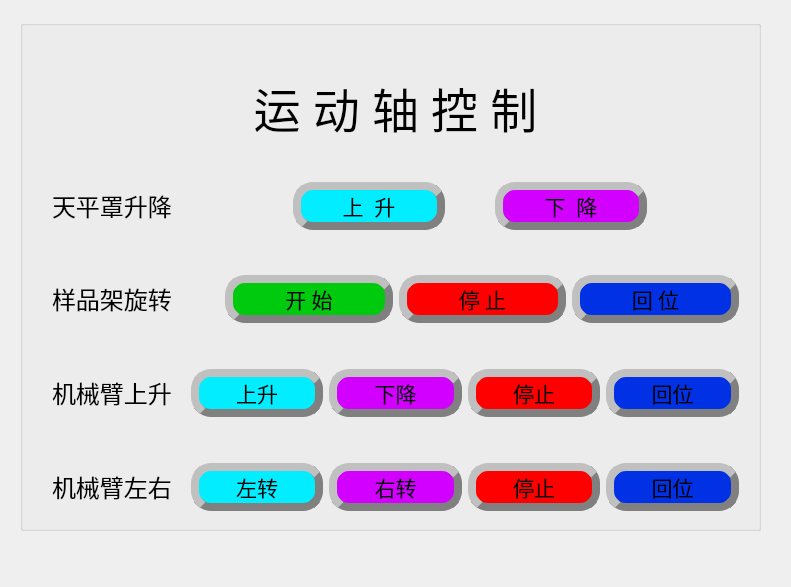
<?xml version="1.0" encoding="UTF-8"?>
<ui version="4.0">
 <class>Form_yj</class>
 <widget class="QWidget" name="Form_yj">
  <property name="geometry">
   <rect>
    <x>0</x>
    <y>0</y>
    <width>791</width>
    <height>587</height>
   </rect>
  </property>
  <property name="windowTitle">
   <string>硬件单步控制</string>
  </property>
  <widget class="QGroupBox" name="groupBox">
   <property name="geometry">
    <rect>
     <x>20</x>
     <y>20</y>
     <width>741</width>
     <height>511</height>
    </rect>
   </property>
   <property name="font">
    <font>
     <family>宋体</family>
     <pointsize>15</pointsize>
     <weight>50</weight>
     <italic>false</italic>
     <bold>false</bold>
    </font>
   </property>
   <property name="title">
    <string/>
   </property>
   <property name="alignment">
    <set>Qt::AlignCenter</set>
   </property>
   <property name="flat">
    <bool>true</bool>
   </property>
   <property name="checkable">
    <bool>false</bool>
   </property>
   <widget class="QWidget" name="layoutWidget">
    <property name="geometry">
     <rect>
      <x>30</x>
      <y>30</y>
      <width>691</width>
      <height>481</height>
     </rect>
    </property>
    <layout class="QVBoxLayout" name="verticalLayout_8">
     <property name="leftMargin">
      <number>2</number>
     </property>
     <property name="topMargin">
      <number>8</number>
     </property>
     <property name="rightMargin">
      <number>2</number>
     </property>
     <property name="bottomMargin">
      <number>0</number>
     </property>
     <item>
      <layout class="QVBoxLayout" name="verticalLayout">
       <item>
        <widget class="QLabel" name="label_8">
         <property name="enabled">
          <bool>true</bool>
         </property>
         <property name="font">
          <font>
           <family>隶书</family>
           <pointsize>35</pointsize>
           <weight>50</weight>
           <italic>false</italic>
           <bold>false</bold>
           <kerning>true</kerning>
          </font>
         </property>
         <property name="layoutDirection">
          <enum>Qt::LeftToRight</enum>
         </property>
         <property name="text">
          <string>运 动 轴 控 制</string>
         </property>
         <property name="alignment">
          <set>Qt::AlignCenter</set>
         </property>
         <property name="textInteractionFlags">
          <set>Qt::LinksAccessibleByMouse</set>
         </property>
        </widget>
       </item>
      </layout>
     </item>
     <item>
      <layout class="QVBoxLayout" name="verticalLayout_7">
       <item>
        <layout class="QHBoxLayout" name="horizontalLayout">
         <property name="spacing">
          <number>50</number>
         </property>
         <property name="leftMargin">
          <number>0</number>
         </property>
         <property name="topMargin">
          <number>20</number>
         </property>
         <property name="rightMargin">
          <number>92</number>
         </property>
         <property name="bottomMargin">
          <number>19</number>
         </property>
         <item alignment="Qt::AlignHCenter">
          <widget class="QLabel" name="label_16">
           <property name="enabled">
            <bool>true</bool>
           </property>
           <property name="minimumSize">
            <size>
             <width>191</width>
             <height>0</height>
            </size>
           </property>
           <property name="font">
            <font>
             <family>华文楷体</family>
             <pointsize>18</pointsize>
             <weight>50</weight>
             <italic>false</italic>
             <bold>false</bold>
            </font>
           </property>
           <property name="focusPolicy">
            <enum>Qt::TabFocus</enum>
           </property>
           <property name="layoutDirection">
            <enum>Qt::LeftToRight</enum>
           </property>
           <property name="text">
            <string>天平罩升降</string>
           </property>
          </widget>
         </item>
         <item>
          <widget class="QPushButton" name="pushButton_9">
           <property name="sizePolicy">
            <sizepolicy hsizetype="Ignored" vsizetype="Preferred">
             <horstretch>0</horstretch>
             <verstretch>0</verstretch>
            </sizepolicy>
           </property>
           <property name="maximumSize">
            <size>
             <width>16777090</width>
             <height>16777215</height>
            </size>
           </property>
           <property name="font">
            <font>
             <family>楷体</family>
             <pointsize>16</pointsize>
             <weight>50</weight>
             <italic>false</italic>
             <bold>false</bold>
            </font>
           </property>
           <property name="cursor">
            <cursorShape>ArrowCursor</cursorShape>
           </property>
           <property name="mouseTracking">
            <bool>false</bool>
           </property>
           <property name="focusPolicy">
            <enum>Qt::StrongFocus</enum>
           </property>
           <property name="contextMenuPolicy">
            <enum>Qt::NoContextMenu</enum>
           </property>
           <property name="styleSheet">
            <string notr="true">QPushButton{
	background-color: qlineargradient(spread:pad, x1:0.980392, y1:1, x2:1, y2:1, stop:0 rgba(2, 237, 255, 255), stop:1 rgba(255, 255, 255, 255));
       	 	border-radius: 20px;  border: 8px groove gray;
        	border-style: outset;
}</string>
           </property>
           <property name="text">
            <string>上  升</string>
           </property>
          </widget>
         </item>
         <item>
          <widget class="QPushButton" name="pushButton_10">
           <property name="sizePolicy">
            <sizepolicy hsizetype="Ignored" vsizetype="Preferred">
             <horstretch>0</horstretch>
             <verstretch>0</verstretch>
            </sizepolicy>
           </property>
           <property name="maximumSize">
            <size>
             <width>16777215</width>
             <height>16777215</height>
            </size>
           </property>
           <property name="font">
            <font>
             <family>楷体</family>
             <pointsize>16</pointsize>
             <weight>50</weight>
             <italic>false</italic>
             <bold>false</bold>
            </font>
           </property>
           <property name="cursor">
            <cursorShape>ArrowCursor</cursorShape>
           </property>
           <property name="mouseTracking">
            <bool>false</bool>
           </property>
           <property name="focusPolicy">
            <enum>Qt::StrongFocus</enum>
           </property>
           <property name="contextMenuPolicy">
            <enum>Qt::NoContextMenu</enum>
           </property>
           <property name="styleSheet">
            <string notr="true">QPushButton{
	background-color: qlineargradient(spread:pad, x1:1, y1:1, x2:1, y2:1, stop:0 rgba(209, 0, 255, 255), stop:1 rgba(255, 255, 255, 255));
       	 	border-radius: 20px;  border: 8px groove gray;
        	border-style: outset;
}</string>
           </property>
           <property name="text">
            <string>下  降</string>
           </property>
          </widget>
         </item>
        </layout>
       </item>
       <item>
        <layout class="QHBoxLayout" name="horizontalLayout_2">
         <property name="leftMargin">
          <number>0</number>
         </property>
         <property name="topMargin">
          <number>20</number>
         </property>
         <property name="rightMargin">
          <number>0</number>
         </property>
         <property name="bottomMargin">
          <number>20</number>
         </property>
         <item>
          <widget class="QLabel" name="label_3">
           <property name="font">
            <font>
             <family>华文楷体</family>
             <pointsize>18</pointsize>
             <weight>50</weight>
             <italic>false</italic>
             <bold>false</bold>
            </font>
           </property>
           <property name="text">
            <string>样品架旋转</string>
           </property>
          </widget>
         </item>
         <item>
          <widget class="QPushButton" name="pushButton_5">
           <property name="font">
            <font>
             <family>楷体</family>
             <pointsize>16</pointsize>
             <weight>50</weight>
             <italic>false</italic>
             <bold>false</bold>
            </font>
           </property>
           <property name="styleSheet">
            <string notr="true">QPushButton{
	background-color: qlineargradient(spread:pad, x1:1, y1:1, x2:1, y2:1, stop:0 rgba(0, 202, 14, 255), stop:1 rgba(255, 255, 255, 255));
       	 	border-radius: 20px;  border: 8px groove gray;
        	border-style: outset;
}</string>
           </property>
           <property name="text">
            <string>开 始</string>
           </property>
          </widget>
         </item>
         <item>
          <widget class="QPushButton" name="pushButton_6">
           <property name="font">
            <font>
             <family>楷体</family>
             <pointsize>16</pointsize>
             <weight>50</weight>
             <italic>false</italic>
             <bold>false</bold>
            </font>
           </property>
           <property name="styleSheet">
            <string notr="true">QPushButton{
	background-color: qlineargradient(spread:pad, x1:1, y1:1, x2:1, y2:1, stop:0 rgba(255, 0, 0, 255), stop:1 rgba(255, 255, 255, 255));
       	 	border-radius: 20px;  border: 8px groove gray;
        	border-style: outset;
}</string>
           </property>
           <property name="text">
            <string>停 止</string>
           </property>
          </widget>
         </item>
         <item>
          <widget class="QPushButton" name="pushButton_17">
           <property name="font">
            <font>
             <family>楷体</family>
             <pointsize>16</pointsize>
             <weight>50</weight>
             <italic>false</italic>
             <bold>false</bold>
            </font>
           </property>
           <property name="styleSheet">
            <string notr="true">QPushButton{
	background-color: qlineargradient(spread:pad, x1:1, y1:1, x2:1, y2:1, stop:0 rgba(0, 49, 228, 255), stop:1 rgba(255, 255, 255, 255));
       	 	border-radius: 20px;  border: 8px groove gray;
        	border-style: outset;
}</string>
           </property>
           <property name="text">
            <string>回 位</string>
           </property>
          </widget>
         </item>
        </layout>
       </item>
       <item>
        <layout class="QHBoxLayout" name="horizontalLayout_5">
         <item>
          <layout class="QVBoxLayout" name="verticalLayout_6">
           <item>
            <layout class="QHBoxLayout" name="horizontalLayout_3">
             <property name="topMargin">
              <number>20</number>
             </property>
             <property name="bottomMargin">
              <number>20</number>
             </property>
             <item>
              <widget class="QLabel" name="label_18">
               <property name="font">
                <font>
                 <family>华文楷体</family>
                 <pointsize>18</pointsize>
                 <weight>50</weight>
                 <italic>false</italic>
                 <bold>false</bold>
                </font>
               </property>
               <property name="text">
                <string>机械臂上升</string>
               </property>
              </widget>
             </item>
             <item>
              <widget class="QPushButton" name="pushButton_13">
               <property name="font">
                <font>
                 <family>楷体</family>
                 <pointsize>16</pointsize>
                 <weight>50</weight>
                 <italic>false</italic>
                 <bold>false</bold>
                </font>
               </property>
               <property name="styleSheet">
                <string notr="true">QPushButton{
	background-color: qlineargradient(spread:pad, x1:0.980392, y1:1, x2:1, y2:1, stop:0 rgba(2, 237, 255, 255), stop:1 rgba(255, 255, 255, 255));
       	 	border-radius: 20px;  border: 8px groove gray;
        	border-style: outset;
}</string>
               </property>
               <property name="text">
                <string>上升</string>
               </property>
               <property name="autoRepeatDelay">
                <number>300</number>
               </property>
              </widget>
             </item>
             <item>
              <widget class="QPushButton" name="pushButton_14">
               <property name="font">
                <font>
                 <family>楷体</family>
                 <pointsize>16</pointsize>
                 <weight>50</weight>
                 <italic>false</italic>
                 <bold>false</bold>
                </font>
               </property>
               <property name="styleSheet">
                <string notr="true">QPushButton{
	background-color: qlineargradient(spread:pad, x1:1, y1:1, x2:1, y2:1, stop:0 rgba(209, 0, 255, 255), stop:1 rgba(255, 255, 255, 255));
       	 	border-radius: 20px;  border: 8px groove gray;
        	border-style: outset;
}</string>
               </property>
               <property name="text">
                <string>下降</string>
               </property>
               <property name="autoRepeatDelay">
                <number>300</number>
               </property>
              </widget>
             </item>
             <item>
              <widget class="QPushButton" name="pushButton_19">
               <property name="font">
                <font>
                 <family>楷体</family>
                 <pointsize>16</pointsize>
                 <weight>50</weight>
                 <italic>false</italic>
                 <bold>false</bold>
                </font>
               </property>
               <property name="styleSheet">
                <string notr="true">QPushButton{
	background-color: qlineargradient(spread:pad, x1:1, y1:1, x2:1, y2:1, stop:0 rgba(255, 0, 0, 255), stop:1 rgba(255, 255, 255, 255));
       	 	border-radius: 20px;  border: 8px groove gray;
        	border-style: outset;
}</string>
               </property>
               <property name="text">
                <string>停止</string>
               </property>
               <property name="autoRepeatDelay">
                <number>300</number>
               </property>
              </widget>
             </item>
             <item>
              <widget class="QPushButton" name="pushButton_16">
               <property name="font">
                <font>
                 <family>楷体</family>
                 <pointsize>16</pointsize>
                 <weight>50</weight>
                 <italic>false</italic>
                 <bold>false</bold>
                </font>
               </property>
               <property name="styleSheet">
                <string notr="true">QPushButton{
	background-color: qlineargradient(spread:pad, x1:1, y1:1, x2:1, y2:1, stop:0 rgba(0, 49, 228, 255), stop:1 rgba(255, 255, 255, 255));
       	 	border-radius: 20px;  border: 8px groove gray;
        	border-style: outset;
}</string>
               </property>
               <property name="text">
                <string>回位</string>
               </property>
               <property name="autoRepeatDelay">
                <number>300</number>
               </property>
              </widget>
             </item>
            </layout>
           </item>
           <item>
            <layout class="QHBoxLayout" name="horizontalLayout_4">
             <property name="topMargin">
              <number>20</number>
             </property>
             <property name="bottomMargin">
              <number>20</number>
             </property>
             <item>
              <widget class="QLabel" name="label_19">
               <property name="font">
                <font>
                 <family>华文楷体</family>
                 <pointsize>18</pointsize>
                 <weight>50</weight>
                 <italic>false</italic>
                 <bold>false</bold>
                </font>
               </property>
               <property name="text">
                <string>机械臂左右</string>
               </property>
              </widget>
             </item>
             <item>
              <widget class="QPushButton" name="pushButton_11">
               <property name="font">
                <font>
                 <family>楷体</family>
                 <pointsize>16</pointsize>
                 <weight>50</weight>
                 <italic>false</italic>
                 <bold>false</bold>
                </font>
               </property>
               <property name="styleSheet">
                <string notr="true">QPushButton{
	background-color: qlineargradient(spread:pad, x1:0.980392, y1:1, x2:1, y2:1, stop:0 rgba(2, 237, 255, 255), stop:1 rgba(255, 255, 255, 255));
       	 	border-radius: 20px;  border: 8px groove gray;
        	border-style: outset;
}</string>
               </property>
               <property name="text">
                <string>左转</string>
               </property>
              </widget>
             </item>
             <item>
              <widget class="QPushButton" name="pushButton_12">
               <property name="font">
                <font>
                 <family>楷体</family>
                 <pointsize>16</pointsize>
                 <weight>50</weight>
                 <italic>false</italic>
                 <bold>false</bold>
                </font>
               </property>
               <property name="styleSheet">
                <string notr="true">QPushButton{
	background-color: qlineargradient(spread:pad, x1:1, y1:1, x2:1, y2:1, stop:0 rgba(209, 0, 255, 255), stop:1 rgba(255, 255, 255, 255));
       	 	border-radius: 20px;  border: 8px groove gray;
        	border-style: outset;
}</string>
               </property>
               <property name="text">
                <string>右转</string>
               </property>
              </widget>
             </item>
             <item>
              <widget class="QPushButton" name="pushButton_15">
               <property name="font">
                <font>
                 <family>楷体</family>
                 <pointsize>16</pointsize>
                 <weight>50</weight>
                 <italic>false</italic>
                 <bold>false</bold>
                </font>
               </property>
               <property name="styleSheet">
                <string notr="true">QPushButton{
	background-color: qlineargradient(spread:pad, x1:1, y1:1, x2:1, y2:1, stop:0 rgba(255, 0, 0, 255), stop:1 rgba(255, 255, 255, 255));
       	 	border-radius: 20px;  border: 8px groove gray;
        	border-style: outset;
}</string>
               </property>
               <property name="text">
                <string>停止</string>
               </property>
              </widget>
             </item>
             <item>
              <widget class="QPushButton" name="pushButton_18">
               <property name="font">
                <font>
                 <family>楷体</family>
                 <pointsize>16</pointsize>
                 <weight>50</weight>
                 <italic>false</italic>
                 <bold>false</bold>
                </font>
               </property>
               <property name="layoutDirection">
                <enum>Qt::RightToLeft</enum>
               </property>
               <property name="styleSheet">
                <string notr="true">QPushButton{
	background-color: qlineargradient(spread:pad, x1:1, y1:1, x2:1, y2:1, stop:0 rgba(0, 49, 228, 255), stop:1 rgba(255, 255, 255, 255));
       	 	border-radius: 20px;  border: 8px groove gray;
        	border-style: outset;
}</string>
               </property>
               <property name="text">
                <string>回位</string>
               </property>
              </widget>
             </item>
            </layout>
           </item>
          </layout>
         </item>
        </layout>
       </item>
      </layout>
     </item>
    </layout>
   </widget>
  </widget>
 </widget>
 <resources/>
 <connections/>
</ui>
